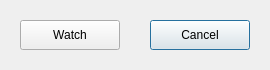
<?xml version="1.0" encoding="UTF-8"?>
<ui version="4.0">
 <class>ConfirmWatch</class>
 <widget class="QDialog" name="ConfirmWatch">
  <property name="geometry">
   <rect>
    <x>0</x>
    <y>0</y>
    <width>270</width>
    <height>70</height>
   </rect>
  </property>
  <property name="windowTitle">
   <string>Dialog</string>
  </property>
  <widget class="QPushButton" name="cancelButton">
   <property name="geometry">
    <rect>
     <x>150</x>
     <y>20</y>
     <width>100</width>
     <height>30</height>
    </rect>
   </property>
   <property name="text">
    <string>Cancel</string>
   </property>
  </widget>
  <widget class="QPushButton" name="watchButton">
   <property name="geometry">
    <rect>
     <x>20</x>
     <y>20</y>
     <width>100</width>
     <height>30</height>
    </rect>
   </property>
   <property name="text">
    <string>Watch</string>
   </property>
  </widget>
 </widget>
 <resources/>
 <connections/>
</ui>
